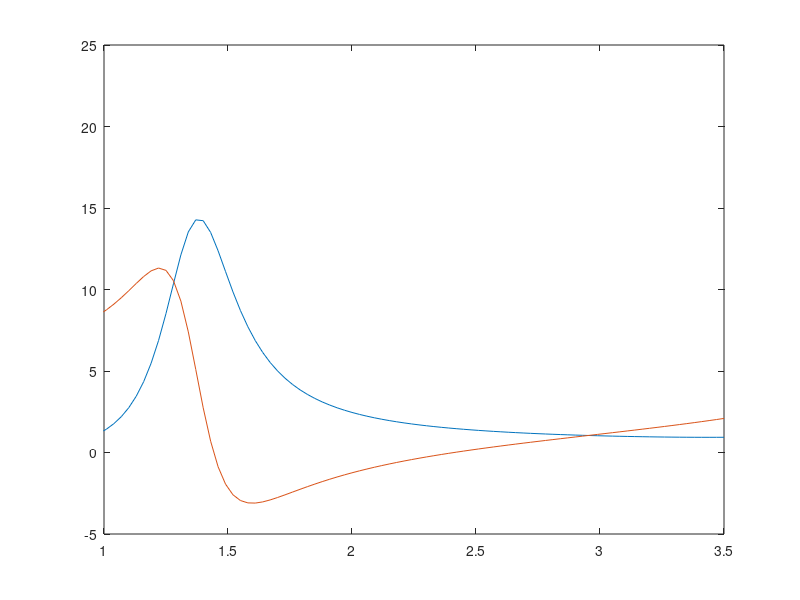

The MATLAB source for this figure: (Note: this script raises an error after producing the figure.)
function Abbas_HW_10_Wire_MoM()
% Hasan Tahir Abbas
% ECEN 637
% Homework 10: Computation of Input Admittance and Radiation Pattern of a
% Wire Antenna
% 11/27/2015
%
%
%  Pocklington Integral Equation is used to compute the Admittance and  
%  Radiation Pattern as explained in:
%  Gibson, Walton C. "The Method of Moments in Electromagnetics," Taylor
%                                                  and Francis/CRC, 2008.
%  
%
% Gauss_Quadrature based Numerical Integration (Built-in Function)
% Input Admittance
% Far-field pattern calculation
% Utilization of Toeplitz nature of the impedance matrix (Only one row
% needs to be computed)
%
% PARAMETERS AND VARIABLES LIST
% -----------------------------
% M = Total Wire Segments
% f = Frequency
% c = Speed of light
% xmu = Permeability of free space
% eps0 = Permittivity of free space
% omega = Angular Frequency
% K = Propagation Constant
% lambda = Wavelength
% a = Wire Radius;
% L = Wire Length
% E_rad = Radiated Far-field
% I = Current on the wire
% Y = Input Admittance of the wire
% num_theta = number of angle values for polar plot
% num_length = number of lengths of wire
%
% FUNCTIONS LIST
% -----------------------------
% Pocklington() = Calculates the Pocklington EFIE solution
% Pocklington_Pattern() = Calculates the Pocklington EFIE Far-field pattern
% Pocklington_Current() = Calculates the Current on the wire
% -----------------------------
close all
% *************************
%% Parameters
% *************************
%
% Global variables are used to span across all the functions in this code
% According to MATLAB's documentation, a better and safer option will be
% persistent type variables
%
global c xmu eps0
global f omega lambda K 
global Lengths M a 
global num_theta num_length
global Yin
global E_rad_4by5 E_rad
global I_wire
% *************************
% *************************
% Data
% *************************
% *************************
f = 300e6;
c = 2.99792458e8; % Speed of light
xmu = 4*pi*1e-7;  % Permeability of free space
eps0 = 8.854187817e-12; % Permittivity of free space
omega = 2.0*pi*f;
K = omega*sqrt(xmu*eps0);
lambda = c/f;
a = 7.022e-3*lambda;
% a = 1.588e-3*lambda;
num_length = 101;
num_theta = 361;
M = 51; 
%##################################
%% Main Program
% *************************
% *************************
% *************************
initialize();
%% Input Admittance
for i = 1 : num_length
        Y = Pocklington(Lengths(i));
         Yin(i) = Y;
end  
%% Far-fields
% First h = 4/5*lambda
E_rad_4by5 = Pocklington_pattern(4*lambda/5);

% Second h = lambda
E_rad = Pocklington_pattern(lambda);

%% Currents
I_wire = Pocklington_Current(.7*lambda, 1.588e-3*lambda); % to match the given figure

%% Plot Solutions
plot_solutions();
save e.mat
end
%##################################
%% End Main Program
% *************************
% *************************
% *************************

%% Initialize
% *************************
% *************************
function initialize()
% Set all the variables to zero

global lambda
global Lengths M
global num_theta num_length
global E_rad_4by5 E_rad I_wire Yin theta

% Pocklington EFIE outputs
% *************************
E_rad_4by5 = zeros(1,num_theta);
E_rad = zeros(1,num_theta);
I_wire  = zeros(1,M);
Yin  = zeros(1,num_length); 
theta = linspace(0,2.0*pi,num_theta);
Lengths = linspace(.5*lambda/pi,3.5*lambda/pi,num_length);

end
% *************************
% *************************
%
%% Pocklington Equation Solver
%
% *************************
% *************************
function Yin = Pocklington(L)

global eps0
global omega K 
global M a

deltaz = L / M;

z = linspace(-0.5*L , 0.5*L - deltaz, M);
Z = zeros(M);


for j = 1 : 1 % Only one iteration is needed as impedance matrix can be constructed through its Toeplitz property
    for k = 1 : M 
        
        fun = @(zp) exp(-1i*K*sqrt(( z(j) - zp).^2 + a^2))...
            ./sqrt(( z(j) - zp).^2 + a^2); % Make a symbolic Function of z_prime
        % This calculation is based on the reference cited in the code
        % introduction. 
        % Mathematical Modeling of Eq. 4.63 
        zp_upper = z(k) + deltaz/2; % Upper limit of integration
        dz_upper = z(j) - zp_upper; % Represents (z(m) - z(n)) for the upper limit
        zp_lower = z(k) - deltaz/2; % Lower limit of integration
        dz_lower = z(j) - zp_lower; % Represents (z(m) - z(n)) for the limit limit
        
        %% Numerical Integration Using Gauss_Quadratures
        int_part =  quadgk(fun,zp_lower,zp_upper,'RelTol',1e-8,'AbsTol',1e-12);
        
        R_upper = sqrt(dz_upper^2 + a^2); % Represents R for the upper limit
        R_lower = sqrt(dz_lower^2 + a^2); % Represents R for the lower limit
        sum_part_upper = (dz_upper)*(1 + 1i*K*R_upper)...
            ./R_upper^3*exp(-1i*K*R_upper); % Exact Evalation of the second term (upper limit) in Eq. 4.63 of the reference
        sum_part_lower = (dz_lower)*(1 + 1i*K*R_lower)...
            ./R_lower^3*exp(-1i*K*R_lower); % Exact Evalation of the second term (lower limit) in Eq. 4.63 of the reference
        Z(j,k) = K^2*int_part + sum_part_upper - sum_part_lower; % Pocklington Integral for j not equal to k

        if j == k
        % This is done to avoid very small numbers in the denominator
            % For all the diagonal elements of Z, terms only need to be calculated once
            R_upper = sqrt(  (-deltaz/2)^2 + a^2); % Here z(m) = z(n) 
            R_lower = sqrt((deltaz/2)^2 + a^2);
            sum_part_upper = (-deltaz/2)*(1 + 1i*K*R_upper)...
                ./R_upper^3*exp(-1i*K*R_upper);
            sum_part_lower = (deltaz/2)*(1 + 1i*K*R_lower)...
                ./R_lower^3*exp(-1i*K*R_lower);
            num = sqrt(1 + 4*a^2/deltaz^2) + 1;
            denom = sqrt(1 + 4*a^2/deltaz^2) - 1;
            self = (log(num/denom) - 1i*K*deltaz); % Approximation of the integral term as described in reference
            Z(j,k) = K^2*self + sum_part_upper - sum_part_lower; % Diagonal Elements of the impedance matrix
         end
    end
end

Z = toeplitz(real(Z(1,:))) + 1i*toeplitz(imag(Z(1,:))); % Make a Toeplitz matrix out of a row vector
V = zeros(M,1); % Initialize Source (RHS)
V(floor(M/2)+1) = -1i*4*pi*omega*eps0*(1.0/deltaz);   % Delta Source
%% Calculate the current
I =Z\V;
%% Input impedance and admittance
Zin = 1.0 / I(floor(M/2)+1);
Yin = 1./Zin;
end
% *************************
% *************************
%
% *************************
%% Pocklington Equation Solver only for Far-fields
%
% *************************
% *************************
function ERad = Pocklington_pattern(L)


global eps0 xmu
global omega K
global M a num_theta theta 


deltaz = L / M;
ERad = zeros(1,num_theta); 
z = linspace(-0.5*L , 0.5*L - deltaz, M);
Z = zeros(M);


for j = 1 : 1
    for k = 1 : M 
        
        fun = @(zp) exp(-1i*K*sqrt(( z(j) - zp).^2 + a^2))...
            ./sqrt(( z(j) - zp).^2 + a^2); % Make a symbolic Function of z_prime
        % This calculation is based on the reference cited in the code
        % introduction. 
        % Mathematical Modeling of Eq. 4.63 
        zp_upper = z(k) + deltaz/2; % Upper limit of integration
        dz_upper = z(j) - zp_upper; % Represents (z(m) - z(n)) for the upper limit
        zp_lower = z(k) - deltaz/2; % Lower limit of integration
        dz_lower = z(j) - zp_lower; % Represents (z(m) - z(n)) for the limit limit
        
        %% Numerical Integration Using Gauss_Quadratures
        int_part =  quadgk(fun,zp_lower,zp_upper,'RelTol',1e-8,'AbsTol',1e-12);
        R_upper = sqrt(dz_upper^2 + a^2); % Represents R for the upper limit
        R_lower = sqrt(dz_lower^2 + a^2); % Represents R for the lower limit
        sum_part_upper = (dz_upper)*(1 + 1i*K*R_upper)...
            ./R_upper^3*exp(-1i*K*R_upper); % Exact Evalation of the second term (upper limit) in Eq. 4.63 of the reference
        sum_part_lower = (dz_lower)*(1 + 1i*K*R_lower)...
            ./R_lower^3*exp(-1i*K*R_lower); % Exact Evalation of the second term (lower limit) in Eq. 4.63 of the reference
        Z(j,k) = K^2*int_part + sum_part_upper - sum_part_lower; % Pocklington Integral for j not equal to k

        if j == k
        % This is done to avoid very small numbers in the denominator
            % For all the diagonal elements of Z, terms only need to be calculated once
            R_upper = sqrt(  (-deltaz/2)^2 + a^2); % Here z(m) = z(n) 
            R_lower = sqrt((deltaz/2)^2 + a^2);
            sum_part_upper = (-deltaz/2)*(1 + 1i*K*R_upper)...
                ./R_upper^3*exp(-1i*K*R_upper);
            sum_part_lower = (deltaz/2)*(1 + 1i*K*R_lower)...
                ./R_lower^3*exp(-1i*K*R_lower);
            num = sqrt(1 + 4*a^2/deltaz^2) + 1;
            denom = sqrt(1 + 4*a^2/deltaz^2) - 1;
            self = (log(num/denom) - 1i*K*deltaz); % Approximation of the integral term as described in reference
            Z(j,k) = K^2*self + sum_part_upper - sum_part_lower; % Diagonal Elements of the impedance matrix
         end
    end
end

Z = toeplitz(real(Z(1,:))) + 1i*toeplitz(imag(Z(1,:))); % Make a Toeplitz matrix out of a row vector
V = zeros(M-2,1); % Initialize Source (RHS)
V(floor((M-2)/2)+1) = -1i*4*pi*omega*eps0*(1.0/deltaz);   % Delta Source
I = zeros(M,1);
%% Calculate the current
I(2:M-1) =Z(2:M-1,2:M-1)\V;


%% Far-field 
for i = 1 : num_theta
    cosTheta = cos(theta(i));
    sinTheta = sin(theta(i));
    ERad(i) = 0;
    for m = 1:M
        z_m = z(m) + 0.5*deltaz;
        ERad(i) = ERad(i) + deltaz*I(m)*sinTheta*exp(1i*K*z_m*cosTheta); % Summation representation of the integral 
    end
    ERad(i) = -(1i*omega*xmu/(4.0*pi))*ERad(i);
end

end
% *************************
% *************************
%
%% Pocklington Equation Current Solver
%
% *************************
% *************************
function I = Pocklington_Current(L,a)

    
global eps0
global omega K 
global M

deltaz = L / M;

z = linspace(-0.5*L , 0.5*L - deltaz, M);
Z = zeros(M);


for j = 1 : 1 % Only one iteration is needed as impedance matrix can be constructed through its Toeplitz property
    for k = 1 : M 
        
        fun = @(zp) exp(-1i*K*sqrt(( z(j) - zp).^2 + a^2))...
            ./sqrt(( z(j) - zp).^2 + a^2); % Make a symbolic Function of z_prime
        % This calculation is based on the reference cited in the code
        % introduction. 
        % Mathematical Modeling of Eq. 4.63 
        zp_upper = z(k) + deltaz/2; % Upper limit of integration
        dz_upper = z(j) - zp_upper; % Represents (z(m) - z(n)) for the upper limit
        zp_lower = z(k) - deltaz/2; % Lower limit of integration
        dz_lower = z(j) - zp_lower; % Represents (z(m) - z(n)) for the limit limit
        
        %% Numerical Integration Using Gauss_Quadratures
        int_part =  quadgk(fun,zp_lower,zp_upper,'RelTol',1e-8,'AbsTol',1e-12);
        
        R_upper = sqrt(dz_upper^2 + a^2); % Represents R for the upper limit
        R_lower = sqrt(dz_lower^2 + a^2); % Represents R for the lower limit
        sum_part_upper = (dz_upper)*(1 + 1i*K*R_upper)...
            ./R_upper^3*exp(-1i*K*R_upper); % Exact Evalation of the second term (upper limit) in Eq. 4.63 of the reference
        sum_part_lower = (dz_lower)*(1 + 1i*K*R_lower)...
            ./R_lower^3*exp(-1i*K*R_lower); % Exact Evalation of the second term (lower limit) in Eq. 4.63 of the reference
        Z(j,k) = K^2*int_part + sum_part_upper - sum_part_lower; % Pocklington Integral for j not equal to k

        if j == k
        % This is done to avoid very small numbers in the denominator
            % For all the diagonal elements of Z, terms only need to be calculated once
            R_upper = sqrt(  (-deltaz/2)^2 + a^2); % Here z(m) = z(n) 
            R_lower = sqrt((deltaz/2)^2 + a^2);
            sum_part_upper = (-deltaz/2)*(1 + 1i*K*R_upper)...
                ./R_upper^3*exp(-1i*K*R_upper);
            sum_part_lower = (deltaz/2)*(1 + 1i*K*R_lower)...
                ./R_lower^3*exp(-1i*K*R_lower);
            num = sqrt(1 + 4*a^2/deltaz^2) + 1;
            denom = sqrt(1 + 4*a^2/deltaz^2) - 1;
            self = (log(num/denom) - 1i*K*deltaz); % Approximation of the integral term as described in reference
            Z(j,k) = K^2*self + sum_part_upper - sum_part_lower; % Diagonal Elements of the impedance matrix
         end
    end
end

Z = toeplitz(real(Z(1,:))) + 1i*toeplitz(imag(Z(1,:))); % Make a Toeplitz matrix out of a row vector
V = zeros(M-2,1); % Initialize Source (RHS)
V(floor((M-2)/2)+1) = -1i*4*pi*omega*eps0*(1.0/deltaz);   % Delta Source
I = zeros(M,1);
%% Calculate the current
I(2:M-1) =Z(2:M-1,2:M-1)\V;
end
% *************************
% *************************
%
%% Plot Solutions
%
% *************************
% *************************
function  plot_solutions()


global f lambda
global Lengths M
global theta
global Yin
global E_rad_4by5 E_rad
global I_wire

% Plot Input Admittance
figure(1);
H = plot(pi*Lengths/lambda, real(Yin)*1e3, pi*Lengths/lambda, imag(Yin)*1e3);
xlim([1 3.5])
H(1).Color = 'black';
H(1).LineWidth = 1.4;
H(2).Color = 'black';
H(2).LineWidth = 1.4;
H(2).LineStyle = '--';
title(['Input Admittance versus length at f =  ',int2str(f/1e6), ' MHz'],'Interpreter','latex')
set(gcf,'Color','white'); % Set background color to white
set(gca,'FontName','times new roman') % Set axes fonts to Times New Roman
ax = gca;
ax.XTick = [0.5 1 2 3];
xlabel('${\beta L}/2$ ','Interpreter','latex'); % X-axis label
ylabel('G and B in mmhos ','Interpreter','latex'); % y-axis label
grid on
legend('Real Part', 'Imaginary Part');
% cleanfigure();
% matlab2tikz('filename',sprintf('ECEN637_HW10_Admittance_plot.tex'));

% First Polar Plot
figure(2)
h1 = polar(theta, abs(E_rad_4by5)./abs(E_rad_4by5(91)));
h1.Color = 'black';
h1.LineWidth = 1.4;
title(['Radiation Pattern of a Wire of length $4\times\lambda/5$ at f =  ',int2str(f/1e6), ' MHz'],'Interpreter','latex')
set(gcf,'Color','white'); % Set background color to white
set (gca,'FontName','times new roman') % Set axes fonts to Times New Roman
% cleanfigure();
% matlab2tikz('filename',sprintf('ECEN637_HW10_Polar_plot_h_4by5lambda.tex'));

% First Polar Plot
figure(3)
P = polar(theta, 1 * ones(size(theta))); % this is done to set the polar plot limit to 1.
set(P, 'Visible', 'off')
hold on
h3 = polar(theta, abs(E_rad)./abs(E_rad(91)));
h3.Color = 'black';
h3.LineWidth = 1.4;
title(['Radiation Pattern of a Wire of length $\lambda$ at f =  ',int2str(f/1e6), ' MHz'],'Interpreter','latex')
set(gcf,'Color','white'); % Set background color to white
set (gca,'FontName','times new roman') % Set axes fonts to Times New Roman
% cleanfigure();
% matlab2tikz('filename',sprintf('ECEN637_HW10_Polar_plot_h_lambda.tex'));

% Current Plot
figure(4)
x = linspace(-.7*lambda/2, .7*lambda/2, M) ;
H = plot(x, real(I_wire),x, imag(I_wire));
ax = gca;
H(1).Color = 'black';
H(1).LineWidth = 1.4;
H(2).Color = 'black';
H(2).LineWidth = 1.4;
H(2).LineStyle = '--';
title(['Current on the wire of half-length $ h = .35\lambda$ at f =  ',int2str(f/1e6), ' MHz'],'Interpreter','latex')
set(gcf,'Color','white'); % Set background color to white
set(gca,'FontName','times new roman') % Set axes fonts to Times New Roman
ax.XTick = [-.3498 -0.2625  -0.1750 -0.0875 0 0.0875 0.1750 0.2625 0.3498];
ax.XTickLabel = { '-h','-.75h','-.5h','-.25h' , '0' ,'.25h', '5h', '.75h', 'h'};
ax.YTick = [-2e-3   -1e-3 0 1e-3 2e-3];
ax.YTickLabel = { '-.002','-.001','0' , '.001', '.002'};
axis([ -.3498 .3498 -2.5e-3 2.5e-3]);
hold on
xlabel('z')
ylabel('A')
legend('Real Part', 'Imaginary Part');
grid on
% cleanfigure();
% matlab2tikz('filename',sprintf('ECEN637_HW10_Current_on_wire_plot.tex'));

end
